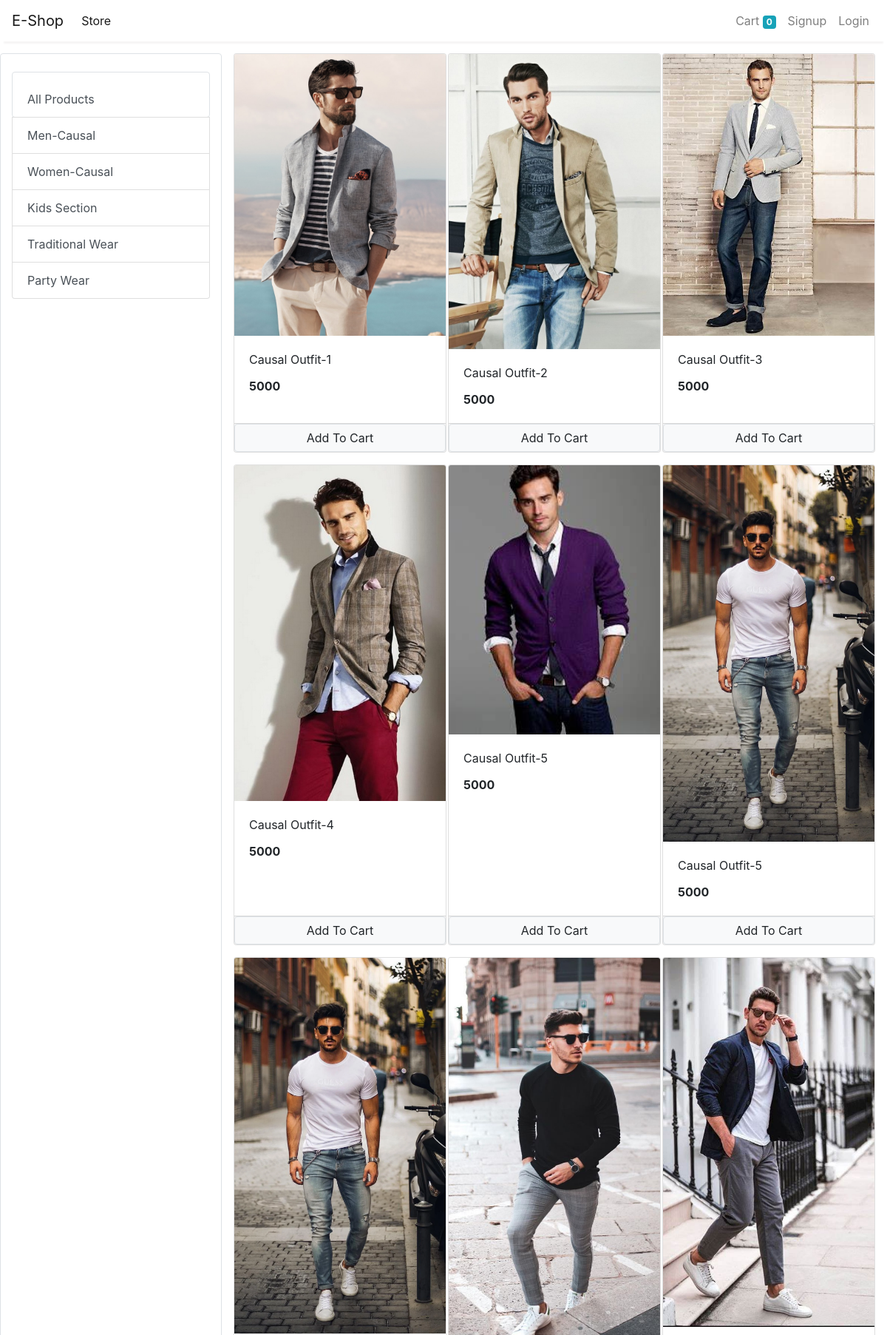
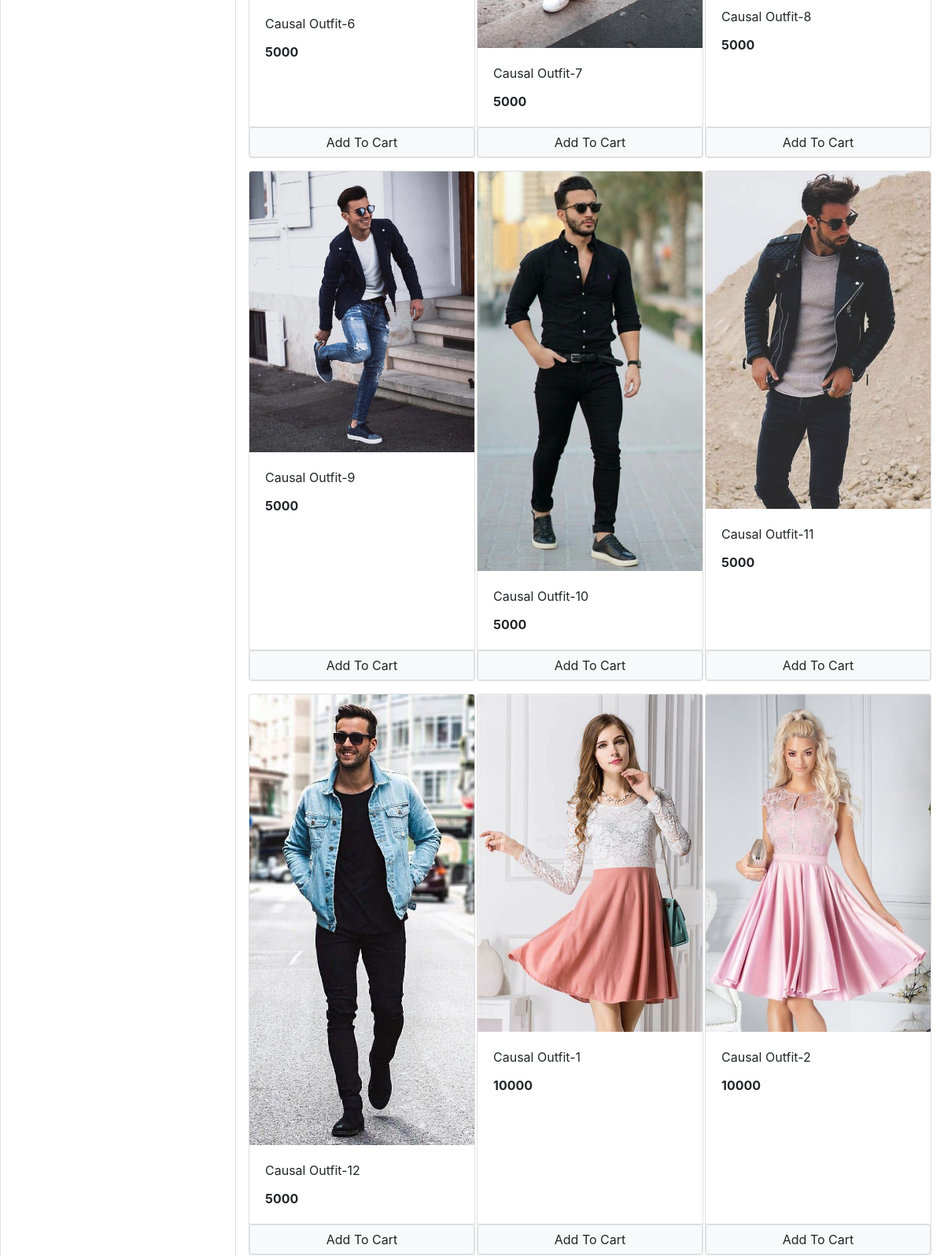
The app's page /store (upper part) with its own data (2 pictures, top to bottom).
### store/models/category.py (models this page shows, shortened)
class Category(models.Model):
    name = models.CharField(max_length=20)
    @staticmethod
    def get_all_categories():
        return Category.objects.all()

### store/models/product.py (models this page shows, shortened)
class Product(models.Model):
    name = models.CharField(max_length=50)
    price = models.IntegerField(default=0)
    category = models.ForeignKey(Category, on_delete=models.CASCADE, default=1)
    description = models.CharField(max_length=200, default='' , null=True , blank=True)
    image = models.ImageField(upload_to='uploads/products/')
    @staticmethod
    def get_all_products():
        return Product.objects.all()

### store/views/home.py (the view)
# urls.py: path('' , include('store.urls'))
def store(request):
    cart = request.session.get('cart')
    if not cart:
        request.session['cart'] = {}
    products = None
    categories = Category.get_all_categories()
    categoryID = request.GET.get('category')
    if categoryID:
        products = Product.get_all_products_by_categoryid(categoryID)
    else:
        products = Product.get_all_products();
    data = {}
    data['products'] = products
    data['categories'] = categories
    print('you are : ', request.session.get('email'))
    return render(request, 'index.html', data)

### store/templatetags/cart.py (called while the page is built)
@register.filter(name='is_in_cart')
def is_in_cart(product , cart):
    keys = cart.keys()
    for id in keys:
        if int(id) == product.id:
            return True
    return False;

### store/templates/index.html (shortened to what this page needs)
 {% extends 'base.html' %}
 {% block content %}
 {% load cart %}
 <div class="container-fluid mt-3">
  <div class="row">
    <div class="col-lg-3 mx-auto border rounded pt-4">
      <div class="list-group">
        <a href="/" class="list-group-item list-group-item-action border rounded pt-4">All Products</a>
        {% for category in categories %}
        <a href="/?category={{category.id}}"
        class="list-group-item list-group-item-action">{{category.name}}</a>
          {% endfor %}
      </div>
    </div>
    <div id='products' class="col-lg-9 mx-auto">
      <div class="row mx-auto" >
        {% for product in products %}
         <div class="card mx-auto mb-3" id="{{product.id}}"  style="width: 18rem;">
          <img class="card-img-top" src="{{product.image.url}}" alt="Card image cap">
          <div class="card-body">
            <p class="card-title">{{product.name}}</p>
            <p class="card-text"><b>{{product.price}}</b></p>
            </div>
            <div class="card-footer p-0 no-gutters">
              {%if product|is_in_cart:request.session.cart %}
              <div class="row no-gutters">
                <form action="/#{{product.id}}"  method="post" class="col-2 ">
                  {% csrf_token %}
                  <input hidden type="text" name='product' value='{{product.id}}'>
                  <input hidden type="text" name='remove' value='True'>
                  <input type="submit" value=" - " class="btn btn-block btn-light border-right">
                </form>
                <div class="text-center col">{{product|cart_quantity:request.session.cart}} in Cart</div>
                <form action="/#{{product.id}}" class="col-2" method="post"   >
                  {% csrf_token %}
                  <input hidden type="text" name='product' value='{{product.id}}'>
                  <input type="submit" value=" + " class="btn btn-block btn-light border-left">
                </form>
              </div>
           {% else %}
          <form action="/#{{product.id}}" method="POST" class="btn-block">
            <input  type="submit"class="float-right btn-block btn btn-light border form-control"  value="Add To Cart">
      </form>
      {% endif %}
        </div>
          </div>
      {% endfor %}
    </div>
    </div>
  </div>
</div>
 {% endblock %}

### store/templates/base.html (shortened to what this page needs)
<!doctype html>
<html lang="en">
<head>
  <link rel="stylesheet" href="https://maxcdn.bootstrapcdn.com/bootstrap/4.0.0/css/bootstrap.min.css"
>
</head>
<body>
  <nav class="one-edge-shadow
  sticky-top navbar
  navbar-expand-lg
   navbar-light bg-white">
    <a class="navbar-brand" href="/">E-Shop</a>
    <div class="collapse navbar-collapse" id="navbarSupportedContent">
      <ul class="navbar-nav mr-auto">
        <li class="nav-item active">
          <a class="nav-link" href="/store">Store <span class="sr-only">(current)</span></a>
        </li>
      </ul>
      <ul class=" navbar-nav my-2 my-lg-0">
        <li class="nav-item ">
          <a class="nav-link" href="/cart">Cart
            <span class="badge badge-info">{{request.session.cart.keys|length}}</span>
            <span class="sr-only">(current)</span></a>
        </li>
        {% if request.session.customer %}
        <li class="nav-item ">
          <a class="nav-link" href="/orders">Orders<span class="sr-only">(current)</span></a>
        </li>
        <li class="nav-item ">
          <a class="nav-link" href="/logout">Logout<span class="sr-only">(current)</span></a>
        </li>
        {% else %}
        <li class="nav-item ">
          <a class="nav-link" href="/signup">Signup<span class="sr-only">(current)</span></a>
        </li>
        <li class="nav-item ">
          <a class="nav-link" href="/login">Login<span class="sr-only">(current)</span></a>
        </li>
        {% endif %}
      </ul>
    </div>
  </nav>
    {% block content %}{% endblock %}
</body>
</html>

### store/templates/base.html (style rules this page uses)
nav { background-color: white; }
.one-edge-shadow { box-shadow: 0 8px 2px -5px rgb(246, 245, 245); }

### records on screen
Category: name "Men-Causal"
Category: name "Women-Causal"
Category: name "Kids Section"
Category: name "Traditional Wear"
Category: name "Party Wear"
Product: image (picture), name "Causal Outfit-1", price "5000"
Product: image (picture), name "Causal Outfit-2", price "5000"
Product: image (picture), name "Causal Outfit-3", price "5000"
Product: image (picture), name "Causal Outfit-4", price "5000"
Product: image (picture), name "Causal Outfit-5", price "5000"
Product: image (picture), name "Causal Outfit-5", price "5000"
Product: image (picture), name "Causal Outfit-6", price "5000"
Product: image (picture), name "Causal Outfit-7", price "5000"
Product: image (picture), name "Causal Outfit-8", price "5000"
Product: image (picture), name "Causal Outfit-9", price "5000"
Product: image (picture), name "Causal Outfit-10", price "5000"
Product: image (picture), name "Causal Outfit-11", price "5000"
Product: image (picture), name "Causal Outfit-12", price "5000"
Product: image (picture), name "Causal Outfit-1", price "10000"
Product: image (picture), name "Causal Outfit-2", price "10000"

### other values on screen
{{ request.session.cart.keys|length }} "0"
